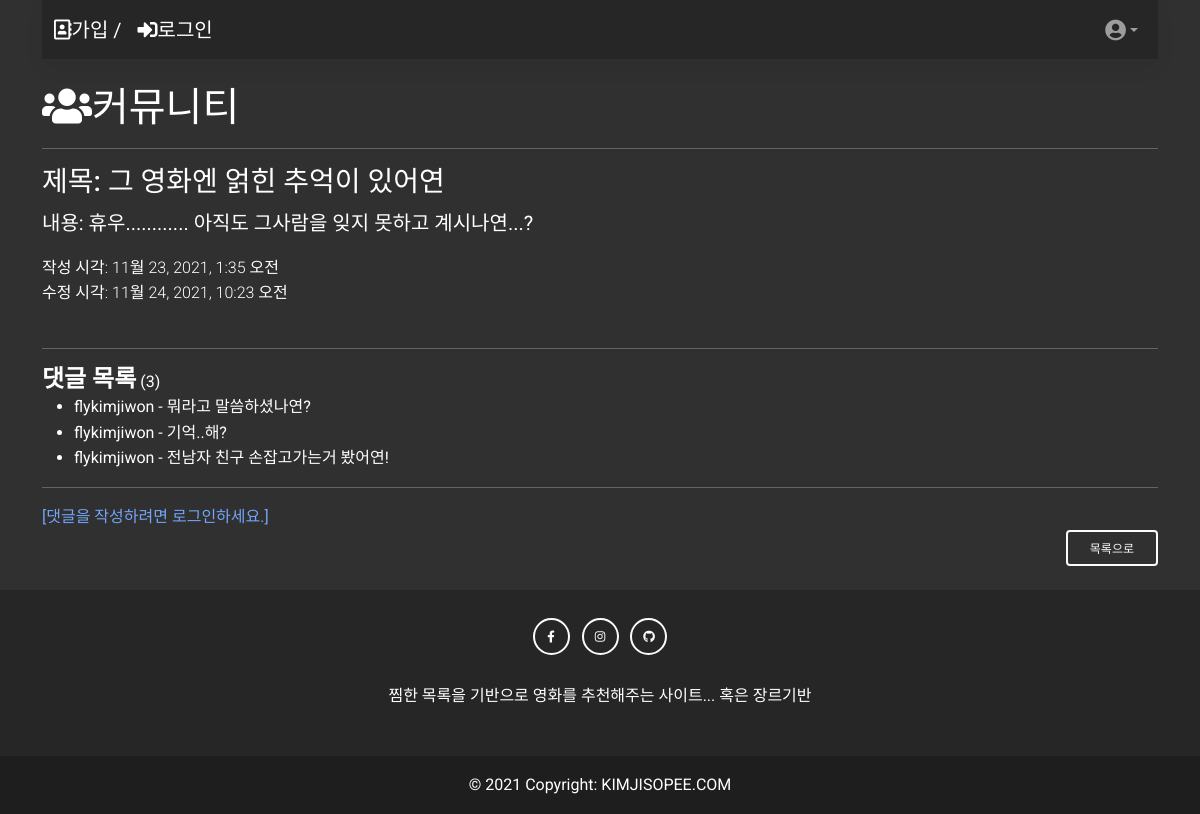
/community/6/, run on the app's committed database.
### community/models.py (models this page shows, shortened)
class Review(models.Model):
    title = models.CharField(max_length=100)
    content = models.TextField(null=True)
    created_at = models.DateTimeField(auto_now_add=True)
    updated_at = models.DateTimeField(auto_now=True)
    user = models.ForeignKey(settings.AUTH_USER_MODEL, on_delete=models.CASCADE)

class Comment(models.Model):
    content = models.TextField(null=True)
    review = models.ForeignKey(Review, on_delete=models.CASCADE)
    user = models.ForeignKey(settings.AUTH_USER_MODEL, on_delete=models.CASCADE)

### accounts/models.py (models this page shows)
class User(AbstractUser):
    pass

### community/views.py (the view)
# urls.py: path('<int:review_pk>/', views.detail, name='detail'),
@require_GET
def detail(request, review_pk):
    review = get_object_or_404(Review, pk=review_pk)
    comments = review.comment_set.all()
    comment_form = CommentForm()
    context = {
        'review': review,
        'comment_form': comment_form,
        'comments': comments,
    }
    return render(request, 'community/detail.html', context)

### community/templates/community/detail.html (shortened to what this page needs)
{% extends 'base.html' %}
{% block content %}
  <br>
  <h1><i class="fas fa-users"></i>커뮤니티</h1>
  <hr>
  <h3>제목: {{ review.title }}</h3>
  <p class='fs-5'>내용: {{ review.content }}</p>
  <div class='fw-light'>작성 시각: {{ review.created_at }}</div>
  <div class='fw-light'>수정 시각: {{ review.updated_at }}</div>
  <br>
  <hr>
  <h4 class='fw-bold d-inline'>댓글 목록</h4>
  {% if comments|length %}
    <p class='d-inline'>({{ comments|length }})</p>
  {% endif %}
  <ul>
  {% for comment in comments %}
    <li>
      {{ comment.user }} - {{ comment.content }}
    </li>
  {% empty %}
    <li><b>댓글이 없어요..</b></li>
  {% endfor %}
  </ul>
  <hr>
  {% if request.user.is_authenticated %}
    <form action="{% url 'community:create_comment' review.pk %}" method="POST" class='row'>
      {% csrf_token %}
      <div class='col-6 d-flex'>{{ comment_form }}</div>
      <input type="submit" class="btn btn-outline-light col-1" value="댓글쓰기">
    </form>
  {% else %}
    <a href="{% url 'accounts:login' %}">[댓글을 작성하려면 로그인하세요.]</a>
  {% endif %}
  <div class='d-flex justify-content-end'>
    <a href="{% url 'community:index' %}" type='btn' class='btn btn-outline-light mb-4'>목록으로</a>
  </div>
{% endblock  %}

### data on the page
Review: title "그 영화엔 얽힌 추억이 있어연", content "휴우............ 아직도 그사람을 잊지 못하고 계시나연...?", created_at "11월 23, 2021, 1:35 오전", updated_at "11월 24, 2021, 10:23 오전"
Comment: user "flykimjiwon", content "뭐라고 말씀하셨나연?"
Comment: user "flykimjiwon", content "기억..해?"
Comment: user "flykimjiwon", content "전남자 친구 손잡고가는거 봤어연!"

### other printed values
{{ comments|length }} "3"
